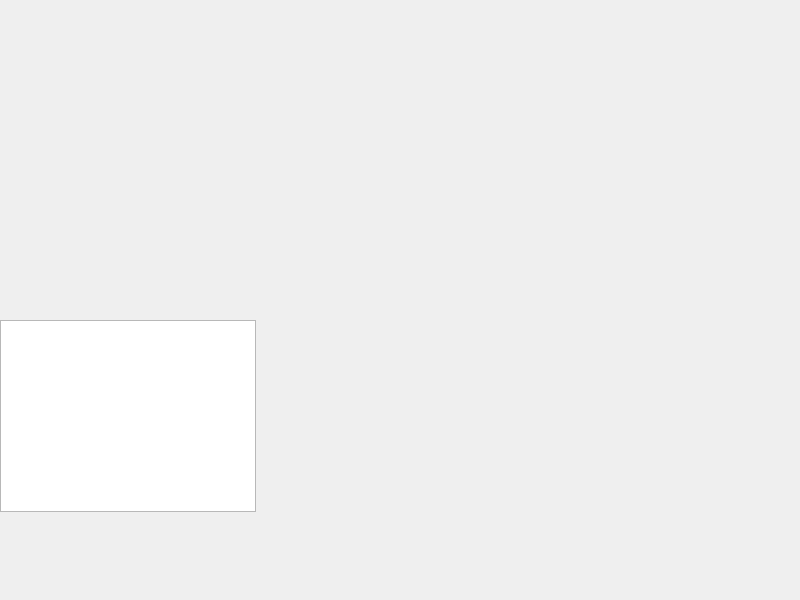
<?xml version="1.0" encoding="UTF-8"?>
<ui version="4.0">
 <class>QOscilloScope</class>
 <widget class="QMainWindow" name="QOscilloScope">
  <property name="geometry">
   <rect>
    <x>0</x>
    <y>0</y>
    <width>800</width>
    <height>600</height>
   </rect>
  </property>
  <property name="windowTitle">
   <string>FCN Scope</string>
  </property>
  <widget class="QWidget" name="centralwidget">
   <widget class="QCustomPlot" name="scope_widget" native="true">
    <property name="geometry">
     <rect>
      <x>0</x>
      <y>0</y>
      <width>391</width>
      <height>191</height>
     </rect>
    </property>
    <property name="sizePolicy">
     <sizepolicy hsizetype="Preferred" vsizetype="Preferred">
      <horstretch>0</horstretch>
      <verstretch>0</verstretch>
     </sizepolicy>
    </property>
   </widget>
   <widget class="QTableView" name="scope_properties">
    <property name="geometry">
     <rect>
      <x>0</x>
      <y>320</y>
      <width>256</width>
      <height>192</height>
     </rect>
    </property>
   </widget>
  </widget>
 </widget>
 <customwidgets>
  <customwidget>
   <class>QCustomPlot</class>
   <extends>QWidget</extends>
   <header>qcustomplot.h</header>
   <container>1</container>
  </customwidget>
 </customwidgets>
 <resources/>
 <connections/>
</ui>
